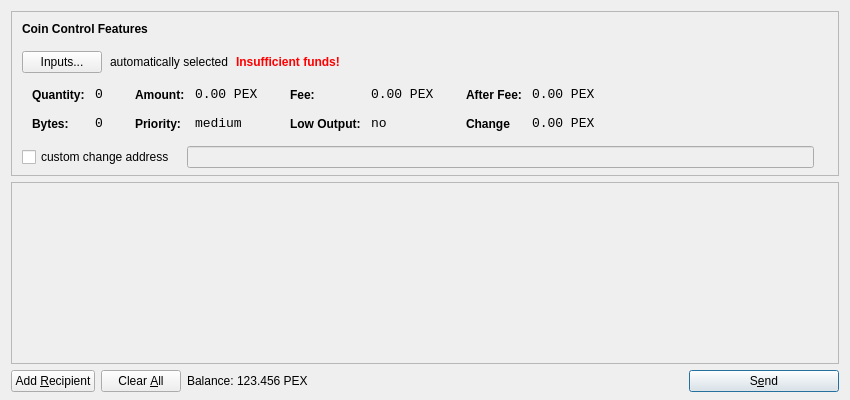
<?xml version="1.0" encoding="UTF-8"?>
<ui version="4.0">
 <class>SendCoinsDialog</class>
 <widget class="QDialog" name="SendCoinsDialog">
  <property name="geometry">
   <rect>
    <x>0</x>
    <y>0</y>
    <width>850</width>
    <height>400</height>
   </rect>
  </property>
  <property name="windowTitle">
   <string>Send Coins</string>
  </property>
  <property name="styleSheet">
   <string notr="true">QListView { background: transparent; }</string>
  </property>
  <layout class="QVBoxLayout" name="verticalLayout" stretch="0,1,0">
   <property name="bottomMargin">
    <number>8</number>
   </property>
   <item>
    <widget class="QFrame" name="frameCoinControl">
     <property name="sizePolicy">
      <sizepolicy hsizetype="Expanding" vsizetype="Expanding">
       <horstretch>0</horstretch>
       <verstretch>0</verstretch>
      </sizepolicy>
     </property>
     <property name="maximumSize">
      <size>
       <width>16777215</width>
       <height>16777215</height>
      </size>
     </property>
     <property name="styleSheet">
      <string notr="true">QListView { background: transparent; }</string>
     </property>
     <property name="frameShape">
      <enum>QFrame::StyledPanel</enum>
     </property>
     <property name="frameShadow">
      <enum>QFrame::Sunken</enum>
     </property>
     <layout class="QVBoxLayout" name="verticalLayoutCoinControl2">
      <property name="spacing">
       <number>6</number>
      </property>
      <property name="leftMargin">
       <number>0</number>
      </property>
      <property name="topMargin">
       <number>0</number>
      </property>
      <property name="rightMargin">
       <number>0</number>
      </property>
      <property name="bottomMargin">
       <number>6</number>
      </property>
      <item>
       <layout class="QVBoxLayout" name="verticalLayoutCoinControl" stretch="0,0,0,0,1">
        <property name="spacing">
         <number>0</number>
        </property>
        <property name="leftMargin">
         <number>10</number>
        </property>
        <property name="topMargin">
         <number>10</number>
        </property>
        <item>
         <layout class="QHBoxLayout" name="horizontalLayoutCoinControl1">
          <property name="bottomMargin">
           <number>15</number>
          </property>
          <item>
           <widget class="QLabel" name="labelCoinControlFeatures">
            <property name="sizePolicy">
             <sizepolicy hsizetype="Preferred" vsizetype="Maximum">
              <horstretch>0</horstretch>
              <verstretch>0</verstretch>
             </sizepolicy>
            </property>
            <property name="font">
             <font>
              <weight>75</weight>
              <bold>true</bold>
             </font>
            </property>
            <property name="styleSheet">
             <string notr="true">font-weight:bold;</string>
            </property>
            <property name="text">
             <string>Coin Control Features</string>
            </property>
           </widget>
          </item>
         </layout>
        </item>
        <item>
         <layout class="QHBoxLayout" name="horizontalLayoutCoinControl2" stretch="0,0,0,0">
          <property name="spacing">
           <number>8</number>
          </property>
          <property name="bottomMargin">
           <number>10</number>
          </property>
          <item>
           <widget class="QPushButton" name="pushButtonCoinControl">
            <property name="styleSheet">
             <string notr="true"/>
            </property>
            <property name="text">
             <string>Inputs...</string>
            </property>
           </widget>
          </item>
          <item>
           <widget class="QLabel" name="labelCoinControlAutomaticallySelected">
            <property name="text">
             <string>automatically selected</string>
            </property>
            <property name="margin">
             <number>5</number>
            </property>
           </widget>
          </item>
          <item>
           <widget class="QLabel" name="labelCoinControlInsuffFunds">
            <property name="font">
             <font>
              <weight>75</weight>
              <bold>true</bold>
             </font>
            </property>
            <property name="styleSheet">
             <string notr="true">color:red;font-weight:bold;</string>
            </property>
            <property name="text">
             <string>Insufficient funds!</string>
            </property>
            <property name="margin">
             <number>5</number>
            </property>
           </widget>
          </item>
          <item>
           <spacer name="horizontalSpacerCoinControl">
            <property name="orientation">
             <enum>Qt::Horizontal</enum>
            </property>
            <property name="sizeHint" stdset="0">
             <size>
              <width>40</width>
              <height>1</height>
             </size>
            </property>
           </spacer>
          </item>
         </layout>
        </item>
        <item>
         <widget class="QWidget" name="widgetCoinControl" native="true">
          <property name="sizePolicy">
           <sizepolicy hsizetype="Preferred" vsizetype="Preferred">
            <horstretch>0</horstretch>
            <verstretch>0</verstretch>
           </sizepolicy>
          </property>
          <property name="minimumSize">
           <size>
            <width>0</width>
            <height>0</height>
           </size>
          </property>
          <property name="styleSheet">
           <string notr="true"/>
          </property>
          <layout class="QHBoxLayout" name="horizontalLayoutCoinControl5">
           <property name="margin">
            <number>0</number>
           </property>
           <item>
            <layout class="QHBoxLayout" name="horizontalLayoutCoinControl3" stretch="0,0,0,1">
             <property name="spacing">
              <number>20</number>
             </property>
             <property name="topMargin">
              <number>0</number>
             </property>
             <property name="bottomMargin">
              <number>10</number>
             </property>
             <item>
              <layout class="QFormLayout" name="formLayoutCoinControl1">
               <property name="horizontalSpacing">
                <number>10</number>
               </property>
               <property name="verticalSpacing">
                <number>14</number>
               </property>
               <property name="leftMargin">
                <number>10</number>
               </property>
               <property name="topMargin">
                <number>4</number>
               </property>
               <property name="rightMargin">
                <number>6</number>
               </property>
               <item row="0" column="0">
                <widget class="QLabel" name="labelCoinControlQuantityText">
                 <property name="styleSheet">
                  <string notr="true">font-weight:bold;</string>
                 </property>
                 <property name="text">
                  <string>Quantity:</string>
                 </property>
                 <property name="margin">
                  <number>0</number>
                 </property>
                </widget>
               </item>
               <item row="0" column="1">
                <widget class="QLabel" name="labelCoinControlQuantity">
                 <property name="font">
                  <font>
                   <family>Monospace</family>
                   <pointsize>10</pointsize>
                  </font>
                 </property>
                 <property name="cursor">
                  <cursorShape>IBeamCursor</cursorShape>
                 </property>
                 <property name="contextMenuPolicy">
                  <enum>Qt::ActionsContextMenu</enum>
                 </property>
                 <property name="text">
                  <string>0</string>
                 </property>
                 <property name="margin">
                  <number>0</number>
                 </property>
                 <property name="textInteractionFlags">
                  <set>Qt::LinksAccessibleByMouse|Qt::TextSelectableByKeyboard|Qt::TextSelectableByMouse</set>
                 </property>
                </widget>
               </item>
               <item row="1" column="0">
                <widget class="QLabel" name="labelCoinControlBytesText">
                 <property name="styleSheet">
                  <string notr="true">font-weight:bold;</string>
                 </property>
                 <property name="text">
                  <string>Bytes:</string>
                 </property>
                </widget>
               </item>
               <item row="1" column="1">
                <widget class="QLabel" name="labelCoinControlBytes">
                 <property name="font">
                  <font>
                   <family>Monospace</family>
                   <pointsize>10</pointsize>
                  </font>
                 </property>
                 <property name="cursor">
                  <cursorShape>IBeamCursor</cursorShape>
                 </property>
                 <property name="contextMenuPolicy">
                  <enum>Qt::ActionsContextMenu</enum>
                 </property>
                 <property name="text">
                  <string>0</string>
                 </property>
                 <property name="textInteractionFlags">
                  <set>Qt::LinksAccessibleByMouse|Qt::TextSelectableByKeyboard|Qt::TextSelectableByMouse</set>
                 </property>
                </widget>
               </item>
              </layout>
             </item>
             <item>
              <layout class="QFormLayout" name="formLayoutCoinControl2">
               <property name="horizontalSpacing">
                <number>10</number>
               </property>
               <property name="verticalSpacing">
                <number>14</number>
               </property>
               <property name="leftMargin">
                <number>6</number>
               </property>
               <property name="topMargin">
                <number>4</number>
               </property>
               <property name="rightMargin">
                <number>6</number>
               </property>
               <item row="0" column="0">
                <widget class="QLabel" name="labelCoinControlAmountText">
                 <property name="styleSheet">
                  <string notr="true">font-weight:bold;</string>
                 </property>
                 <property name="text">
                  <string>Amount:</string>
                 </property>
                 <property name="margin">
                  <number>0</number>
                 </property>
                </widget>
               </item>
               <item row="0" column="1">
                <widget class="QLabel" name="labelCoinControlAmount">
                 <property name="font">
                  <font>
                   <family>Monospace</family>
                   <pointsize>10</pointsize>
                  </font>
                 </property>
                 <property name="cursor">
                  <cursorShape>IBeamCursor</cursorShape>
                 </property>
                 <property name="contextMenuPolicy">
                  <enum>Qt::ActionsContextMenu</enum>
                 </property>
                 <property name="text">
                  <string>0.00 PEX</string>
                 </property>
                 <property name="textInteractionFlags">
                  <set>Qt::LinksAccessibleByMouse|Qt::TextSelectableByKeyboard|Qt::TextSelectableByMouse</set>
                 </property>
                </widget>
               </item>
               <item row="1" column="0">
                <widget class="QLabel" name="labelCoinControlPriorityText">
                 <property name="styleSheet">
                  <string notr="true">font-weight:bold;</string>
                 </property>
                 <property name="text">
                  <string>Priority:</string>
                 </property>
                </widget>
               </item>
               <item row="1" column="1">
                <widget class="QLabel" name="labelCoinControlPriority">
                 <property name="font">
                  <font>
                   <family>Monospace</family>
                   <pointsize>10</pointsize>
                  </font>
                 </property>
                 <property name="cursor">
                  <cursorShape>IBeamCursor</cursorShape>
                 </property>
                 <property name="contextMenuPolicy">
                  <enum>Qt::ActionsContextMenu</enum>
                 </property>
                 <property name="text">
                  <string>medium</string>
                 </property>
                 <property name="textInteractionFlags">
                  <set>Qt::LinksAccessibleByMouse|Qt::TextSelectableByKeyboard|Qt::TextSelectableByMouse</set>
                 </property>
                </widget>
               </item>
              </layout>
             </item>
             <item>
              <layout class="QFormLayout" name="formLayoutCoinControl3">
               <property name="horizontalSpacing">
                <number>10</number>
               </property>
               <property name="verticalSpacing">
                <number>14</number>
               </property>
               <property name="leftMargin">
                <number>6</number>
               </property>
               <property name="topMargin">
                <number>4</number>
               </property>
               <property name="rightMargin">
                <number>6</number>
               </property>
               <item row="0" column="0">
                <widget class="QLabel" name="labelCoinControlFeeText">
                 <property name="styleSheet">
                  <string notr="true">font-weight:bold;</string>
                 </property>
                 <property name="text">
                  <string>Fee:</string>
                 </property>
                 <property name="margin">
                  <number>0</number>
                 </property>
                </widget>
               </item>
               <item row="0" column="1">
                <widget class="QLabel" name="labelCoinControlFee">
                 <property name="font">
                  <font>
                   <family>Monospace</family>
                   <pointsize>10</pointsize>
                  </font>
                 </property>
                 <property name="cursor">
                  <cursorShape>IBeamCursor</cursorShape>
                 </property>
                 <property name="contextMenuPolicy">
                  <enum>Qt::ActionsContextMenu</enum>
                 </property>
                 <property name="text">
                  <string>0.00 PEX</string>
                 </property>
                 <property name="textInteractionFlags">
                  <set>Qt::LinksAccessibleByMouse|Qt::TextSelectableByKeyboard|Qt::TextSelectableByMouse</set>
                 </property>
                </widget>
               </item>
               <item row="1" column="0">
                <widget class="QLabel" name="labelCoinControlLowOutputText">
                 <property name="styleSheet">
                  <string notr="true">font-weight:bold;</string>
                 </property>
                 <property name="text">
                  <string>Low Output:</string>
                 </property>
                </widget>
               </item>
               <item row="1" column="1">
                <widget class="QLabel" name="labelCoinControlLowOutput">
                 <property name="font">
                  <font>
                   <family>Monospace</family>
                   <pointsize>10</pointsize>
                  </font>
                 </property>
                 <property name="cursor">
                  <cursorShape>IBeamCursor</cursorShape>
                 </property>
                 <property name="contextMenuPolicy">
                  <enum>Qt::ActionsContextMenu</enum>
                 </property>
                 <property name="text">
                  <string>no</string>
                 </property>
                 <property name="textInteractionFlags">
                  <set>Qt::LinksAccessibleByMouse|Qt::TextSelectableByKeyboard|Qt::TextSelectableByMouse</set>
                 </property>
                </widget>
               </item>
              </layout>
             </item>
             <item>
              <layout class="QFormLayout" name="formLayoutCoinControl4">
               <property name="horizontalSpacing">
                <number>10</number>
               </property>
               <property name="verticalSpacing">
                <number>14</number>
               </property>
               <property name="leftMargin">
                <number>6</number>
               </property>
               <property name="topMargin">
                <number>4</number>
               </property>
               <property name="rightMargin">
                <number>6</number>
               </property>
               <item row="0" column="0">
                <widget class="QLabel" name="labelCoinControlAfterFeeText">
                 <property name="styleSheet">
                  <string notr="true">font-weight:bold;</string>
                 </property>
                 <property name="text">
                  <string>After Fee:</string>
                 </property>
                 <property name="margin">
                  <number>0</number>
                 </property>
                </widget>
               </item>
               <item row="0" column="1">
                <widget class="QLabel" name="labelCoinControlAfterFee">
                 <property name="font">
                  <font>
                   <family>Monospace</family>
                   <pointsize>10</pointsize>
                  </font>
                 </property>
                 <property name="cursor">
                  <cursorShape>IBeamCursor</cursorShape>
                 </property>
                 <property name="contextMenuPolicy">
                  <enum>Qt::ActionsContextMenu</enum>
                 </property>
                 <property name="text">
                  <string>0.00 PEX</string>
                 </property>
                 <property name="textInteractionFlags">
                  <set>Qt::LinksAccessibleByMouse|Qt::TextSelectableByKeyboard|Qt::TextSelectableByMouse</set>
                 </property>
                </widget>
               </item>
               <item row="1" column="0">
                <widget class="QLabel" name="labelCoinControlChangeText">
                 <property name="styleSheet">
                  <string notr="true">font-weight:bold;</string>
                 </property>
                 <property name="text">
                  <string>Change</string>
                 </property>
                </widget>
               </item>
               <item row="1" column="1">
                <widget class="QLabel" name="labelCoinControlChange">
                 <property name="font">
                  <font>
                   <family>Monospace</family>
                   <pointsize>10</pointsize>
                  </font>
                 </property>
                 <property name="cursor">
                  <cursorShape>IBeamCursor</cursorShape>
                 </property>
                 <property name="contextMenuPolicy">
                  <enum>Qt::ActionsContextMenu</enum>
                 </property>
                 <property name="text">
                  <string>0.00 PEX</string>
                 </property>
                 <property name="textInteractionFlags">
                  <set>Qt::LinksAccessibleByMouse|Qt::TextSelectableByKeyboard|Qt::TextSelectableByMouse</set>
                 </property>
                </widget>
               </item>
              </layout>
             </item>
            </layout>
           </item>
          </layout>
         </widget>
        </item>
        <item>
         <layout class="QHBoxLayout" name="horizontalLayoutCoinControl4" stretch="0,0,0">
          <property name="spacing">
           <number>12</number>
          </property>
          <property name="sizeConstraint">
           <enum>QLayout::SetDefaultConstraint</enum>
          </property>
          <property name="topMargin">
           <number>5</number>
          </property>
          <property name="rightMargin">
           <number>5</number>
          </property>
          <item>
           <widget class="QCheckBox" name="checkBoxCoinControlChange">
            <property name="text">
             <string>custom change address</string>
            </property>
           </widget>
          </item>
          <item>
           <widget class="QLineEdit" name="lineEditCoinControlChange">
            <property name="enabled">
             <bool>false</bool>
            </property>
            <property name="sizePolicy">
             <sizepolicy hsizetype="Expanding" vsizetype="Fixed">
              <horstretch>0</horstretch>
              <verstretch>0</verstretch>
             </sizepolicy>
            </property>
           </widget>
          </item>
          <item>
           <widget class="QLabel" name="labelCoinControlChangeLabel">
            <property name="sizePolicy">
             <sizepolicy hsizetype="Preferred" vsizetype="Expanding">
              <horstretch>0</horstretch>
              <verstretch>0</verstretch>
             </sizepolicy>
            </property>
            <property name="minimumSize">
             <size>
              <width>0</width>
              <height>0</height>
             </size>
            </property>
            <property name="text">
             <string/>
            </property>
            <property name="margin">
             <number>3</number>
            </property>
           </widget>
          </item>
         </layout>
        </item>
        <item>
         <spacer name="verticalSpacerCoinControl">
          <property name="orientation">
           <enum>Qt::Vertical</enum>
          </property>
          <property name="sizeHint" stdset="0">
           <size>
            <width>800</width>
            <height>1</height>
           </size>
          </property>
         </spacer>
        </item>
       </layout>
      </item>
     </layout>
    </widget>
   </item>
   <item>
    <widget class="QScrollArea" name="scrollArea">
     <property name="widgetResizable">
      <bool>true</bool>
     </property>
     <widget class="QWidget" name="scrollAreaWidgetContents">
      <property name="geometry">
       <rect>
        <x>0</x>
        <y>0</y>
        <width>828</width>
        <height>162</height>
       </rect>
      </property>
      <layout class="QVBoxLayout" name="verticalLayout_2">
       <property name="margin">
        <number>0</number>
       </property>
       <item>
        <layout class="QVBoxLayout" name="entries">
         <property name="spacing">
          <number>6</number>
         </property>
        </layout>
       </item>
       <item>
        <spacer name="verticalSpacer">
         <property name="orientation">
          <enum>Qt::Vertical</enum>
         </property>
         <property name="sizeHint" stdset="0">
          <size>
           <width>20</width>
           <height>40</height>
          </size>
         </property>
        </spacer>
       </item>
      </layout>
     </widget>
    </widget>
   </item>
   <item>
    <layout class="QHBoxLayout" name="horizontalLayout">
     <item>
      <widget class="QPushButton" name="addButton">
       <property name="toolTip">
        <string>Send to multiple recipients at once</string>
       </property>
       <property name="text">
        <string>Add &amp;Recipient</string>
       </property>
       <property name="icon">
        <iconset resource="../posex.qrc">
         <normaloff>:/icons/add</normaloff>:/icons/add</iconset>
       </property>
       <property name="autoDefault">
        <bool>false</bool>
       </property>
      </widget>
     </item>
     <item>
      <widget class="QPushButton" name="clearButton">
       <property name="sizePolicy">
        <sizepolicy hsizetype="Minimum" vsizetype="Fixed">
         <horstretch>0</horstretch>
         <verstretch>0</verstretch>
        </sizepolicy>
       </property>
       <property name="toolTip">
        <string>Remove all transaction fields</string>
       </property>
       <property name="text">
        <string>Clear &amp;All</string>
       </property>
       <property name="icon">
        <iconset resource="../posex.qrc">
         <normaloff>:/icons/remove</normaloff>:/icons/remove</iconset>
       </property>
       <property name="autoRepeatDelay">
        <number>300</number>
       </property>
       <property name="autoDefault">
        <bool>false</bool>
       </property>
      </widget>
     </item>
     <item>
      <layout class="QHBoxLayout" name="horizontalLayout_2">
       <property name="spacing">
        <number>3</number>
       </property>
       <item>
        <widget class="QLabel" name="label">
         <property name="sizePolicy">
          <sizepolicy hsizetype="Preferred" vsizetype="Fixed">
           <horstretch>0</horstretch>
           <verstretch>0</verstretch>
          </sizepolicy>
         </property>
         <property name="text">
          <string>Balance:</string>
         </property>
        </widget>
       </item>
       <item>
        <widget class="QLabel" name="labelBalance">
         <property name="sizePolicy">
          <sizepolicy hsizetype="Preferred" vsizetype="Fixed">
           <horstretch>0</horstretch>
           <verstretch>0</verstretch>
          </sizepolicy>
         </property>
         <property name="cursor">
          <cursorShape>IBeamCursor</cursorShape>
         </property>
         <property name="text">
          <string>123.456 PEX</string>
         </property>
         <property name="textInteractionFlags">
          <set>Qt::LinksAccessibleByMouse|Qt::TextSelectableByKeyboard|Qt::TextSelectableByMouse</set>
         </property>
        </widget>
       </item>
      </layout>
     </item>
     <item>
      <spacer name="horizontalSpacer">
       <property name="orientation">
        <enum>Qt::Horizontal</enum>
       </property>
       <property name="sizeHint" stdset="0">
        <size>
         <width>40</width>
         <height>20</height>
        </size>
       </property>
      </spacer>
     </item>
     <item>
      <widget class="QPushButton" name="sendButton">
       <property name="minimumSize">
        <size>
         <width>150</width>
         <height>0</height>
        </size>
       </property>
       <property name="toolTip">
        <string>Confirm the send action</string>
       </property>
       <property name="text">
        <string>S&amp;end</string>
       </property>
       <property name="icon">
        <iconset resource="../posex.qrc">
         <normaloff>:/icons/send</normaloff>:/icons/send</iconset>
       </property>
       <property name="default">
        <bool>true</bool>
       </property>
      </widget>
     </item>
    </layout>
   </item>
  </layout>
 </widget>
 <resources>
  <include location="../posex.qrc"/>
 </resources>
 <connections/>
</ui>
